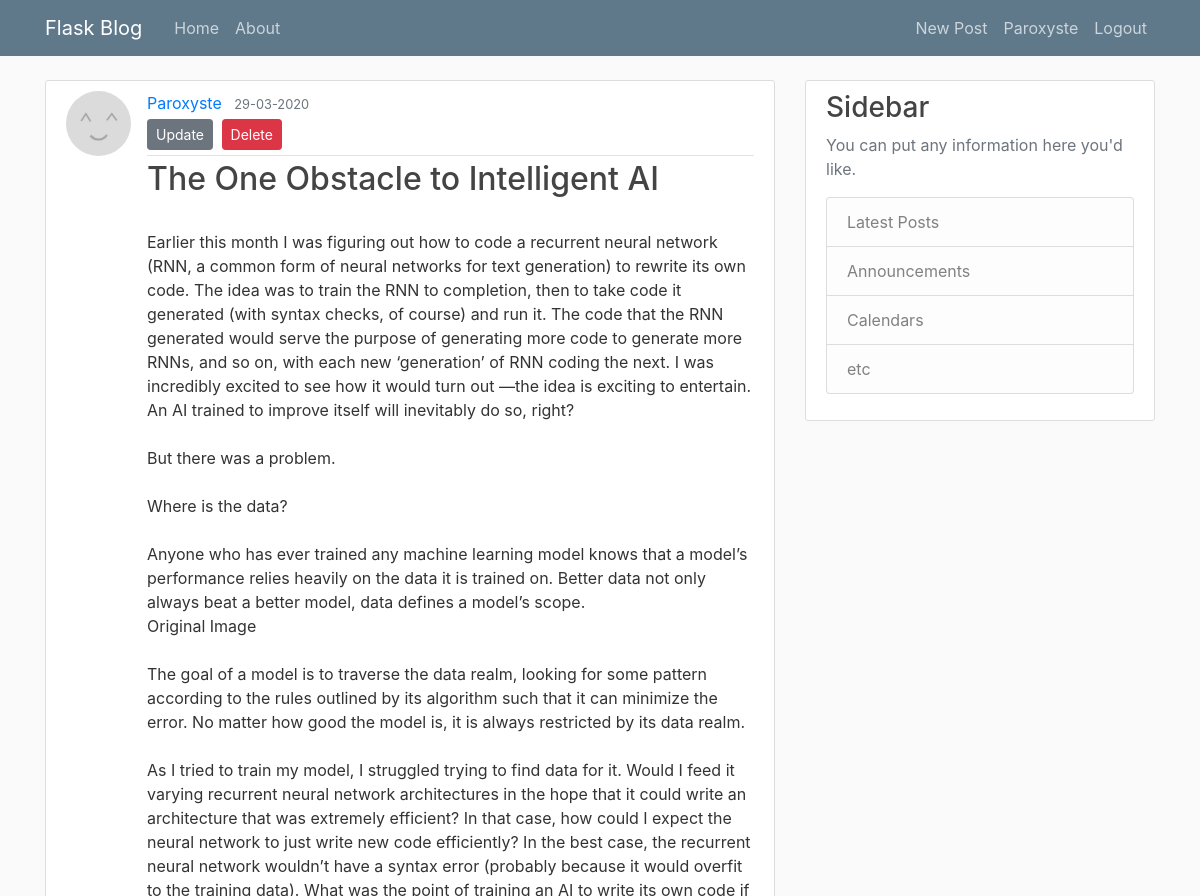
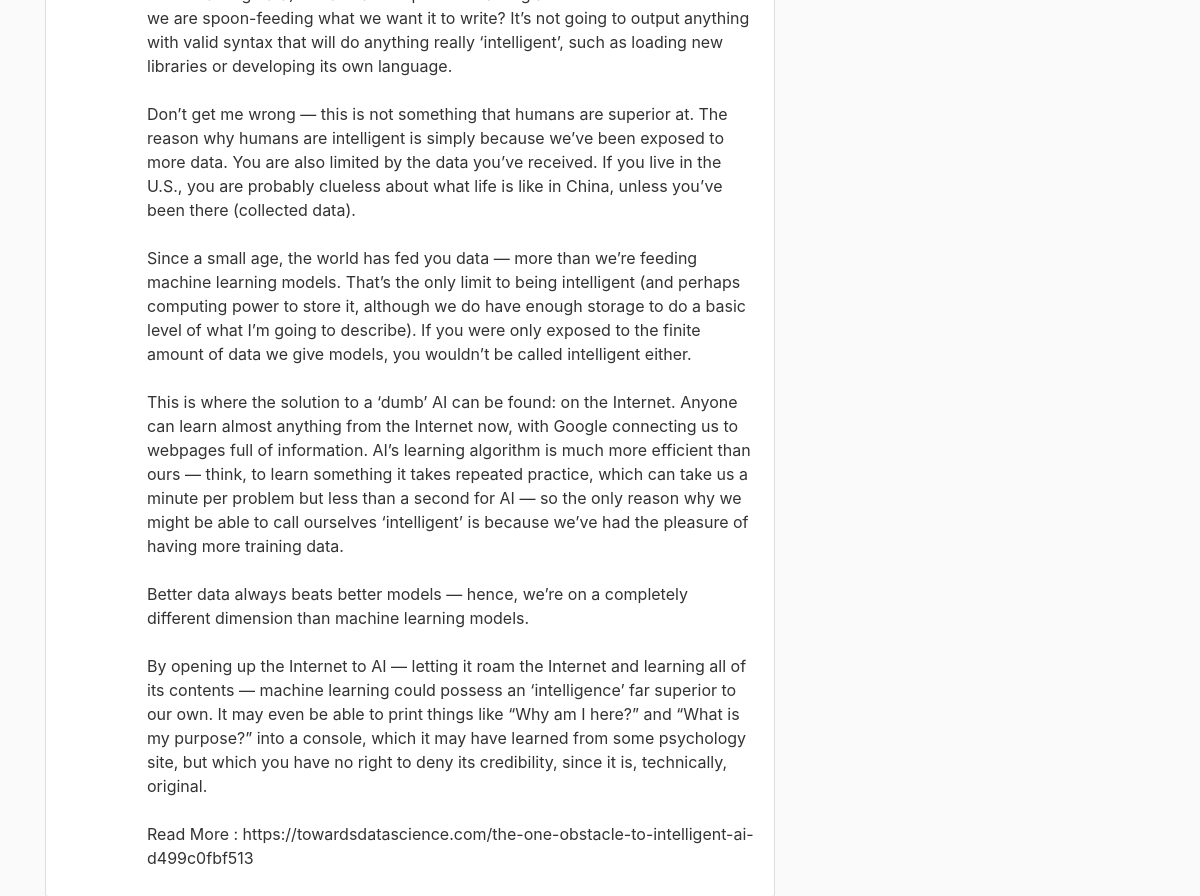
The app's page /post/1 (signed in) with its own data (2 pictures, top to bottom).
### app/models.py (models this page shows, shortened)
class User(db.Model, UserMixin):
    id = db.Column(db.Integer,
                   primary_key = True)
    username = db.Column(db.String(20),
                         unique = True,
                         nullable = False)
    email = db.Column(db.String(120),
                      unique = True,
                      nullable = False)
    image_file = db.Column(db.String(20),
                           nullable = False,
                           default = 'default.jpg')
    password = db.Column(db.String(60),
                         nullable = False)
    posts = db.relationship('Post',
                            backref = 'author',
                            lazy = True)

class Post(db.Model):
    id = db.Column(db.Integer,
                   primary_key = True)
    title = db.Column(db.String(100),
                      nullable = False)
    date_posted = db.Column(db.DateTime,
                            nullable = False,
                            default = datetime.utcnow)
    content = db.Column(db.Text,
                        nullable = False)
    user_id = db.Column(db.Integer,
                        db.ForeignKey('user.id'), nullable = False)

### app/posts/routes.py (the view)
@posts.route("/post/<int:post_id>")
def post(post_id):
    post = Post.query.get_or_404(post_id)
    return render_template('post.html',
                           title = post.title,
                           post  = post)

### app/models.py (called while the page is built)
@login_manager.user_loader
def load_user(user_id):
    return User.query.get(int(user_id))

### app/templates/post.html (shortened to what this page needs)
{% extends "layout.html" %}
{% block content %}
    <article class="media content-section">
        <img class="rounded-circle article-img"
             src="{{ url_for('static', filename='profile_pics/' + post.author.image_file) }}">
            <div class="media-body">
                <div class="article-metadata">
                    <a class="mr-2"
                       href="{{ url_for('users.user_posts', username = post.author.username) }}">
                        {{ post.author.username }}
                    </a>
                    <small class="text-muted">
                        {{ post.date_posted.strftime('%d-%m-%Y') }}
                    </small>
                {% if post.author == current_user %}
                    <div>
                        <a class="btn btn-secondary btn-sm mt-1 mb-1"
                           href="{{ url_for('posts.update_post', post_id=post.id) }}">
                            Update
                        </a>
                        <button type="button"
                                class="btn btn-danger btn-sm m-1"
                                data-toggle="modal"
                                data-target="#deleteModal">
                            Delete
                        </button>
                    </div>
                {% endif %}
            </div>
            <h2 class="article-title">
                {{ post.title }}
            </h2>
            <p class="article-content">
                {{ post.content }}
            </p>
        </div>
    </article>
{% endblock content %}

### app/templates/layout.html (shortened to what this page needs)
<!DOCTYPE html>
<html>
<head>
    <link rel="stylesheet"
          type="text/css"
          href="{{ url_for('static', filename='bootstrap.min.css') }}" />
    <link rel="stylesheet"
          type="text/css"
          href="{{ url_for('static', filename='style.css') }}" />
</head>
<body>
    <header class="site-header">
        <nav class="navbar navbar-expand-md navbar-dark bg-steel fixed-top">
            <div class="container">
                <a class="navbar-brand mr-4" href="/">Flask Blog</a>
                <div class="collapse navbar-collapse" id="navbarToggle">
                    <div class="navbar-nav mr-auto">
                        <a class="nav-item nav-link"
                           href="{{ url_for('main.home') }}">
                            Home
                        </a>
                        <a class="nav-item nav-link"
                           href="{{ url_for('main.about') }}">
                            About
                        </a>
                    </div>
                    <div class="navbar-nav">
                        {% if current_user.is_authenticated %}
                            <a class="nav-item nav-link"
                               href="{{ url_for('posts.new_post') }}">
                                New Post
                            </a>
                            <a class="nav-item nav-link"
                               href="{{ url_for('users.account') }}">
                               {{ current_user.username }}
                            </a>
                            <a class="nav-item nav-link"
                               href="{{ url_for('users.logout') }}">
                                Logout
                            </a>
                        {% endif %}
                    </div>
                </div>
            </div>
        </nav>
    </header>
    <main role="main" class="container">
        <div class="row">
            <div class="col-md-8">
                {% block content %}{% endblock %}
            </div>
            <div class="col-md-4">
                <div class="content-section">
                    <h3>Sidebar</h3>
                    <p class='text-muted'>You can put any information here you'd like.
                        <ul class="list-group">
                            <li class="list-group-item list-group-item-light">
                                Latest Posts
                            </li>
                            <li class="list-group-item list-group-item-light">
                                Announcements
                            </li>
                            <li class="list-group-item list-group-item-light">
                                Calendars
                            </li>
                            <li class="list-group-item list-group-item-light">
                                etc
                            </li>
                        </ul>
                    </p>
                </div>
            </div>
        </div>
    </main>
</body>
</html>

### app/static/style.css (style rules this page uses)
body { background: #fafafa; color: #333333; margin-top: 5rem; }
h1, h2, h3, h4, h5, h6 { color: #444444; }
.bg-steel { background-color: #5f788a; }
.site-header .navbar-nav .nav-link { color: #cbd5db; }
.content-section { background: #ffffff; padding: 10px 20px; border: 1px solid #dddddd; border-radius: 3px; margin-bottom: 20px; }
.article-title { color: #444444; }
.article-content { white-space: pre-line; }
.article-img { height: 65px; width: 65px; margin-right: 16px; }
.article-metadata { padding-bottom: 1px; margin-bottom: 4px; border-bottom: 1px solid #e3e3e3 }

### records on screen
User: username "Paroxyste", image_file (placeholder picture), author.username "Paroxyste"
Post: date_posted "29-03-2020", title "The One Obstacle to Intelligent AI", content "Earlier this month I was figuring out how to code a recurrent neural network (RNN, a common form of neural networks for text generation) to rewrite its own code. The idea was to train the RNN to completion, then to take code it generated (with syntax checks, of course) and run it. The code that the RNN generated would serve the purpose of generating more code to generate more RNNs, and so on, with each new ‘generation’ of RNN coding the next. I was incredibly excited to see how it would turn out —the idea is exciting to entertain. An AI trained to improve itself will inevitably do so, right? But there was a problem. Where is the data? Anyone who has ever trained any machine learning model…"
